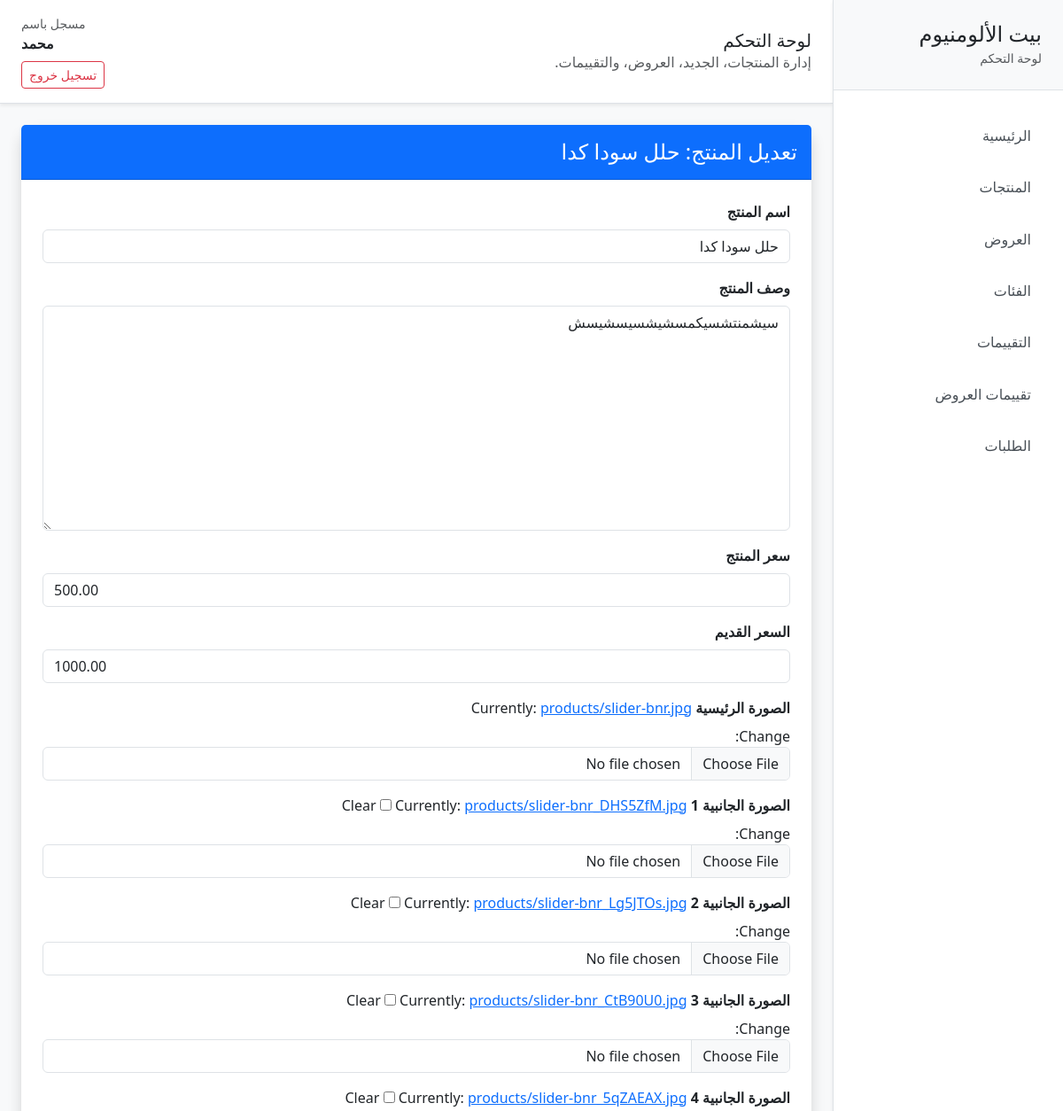
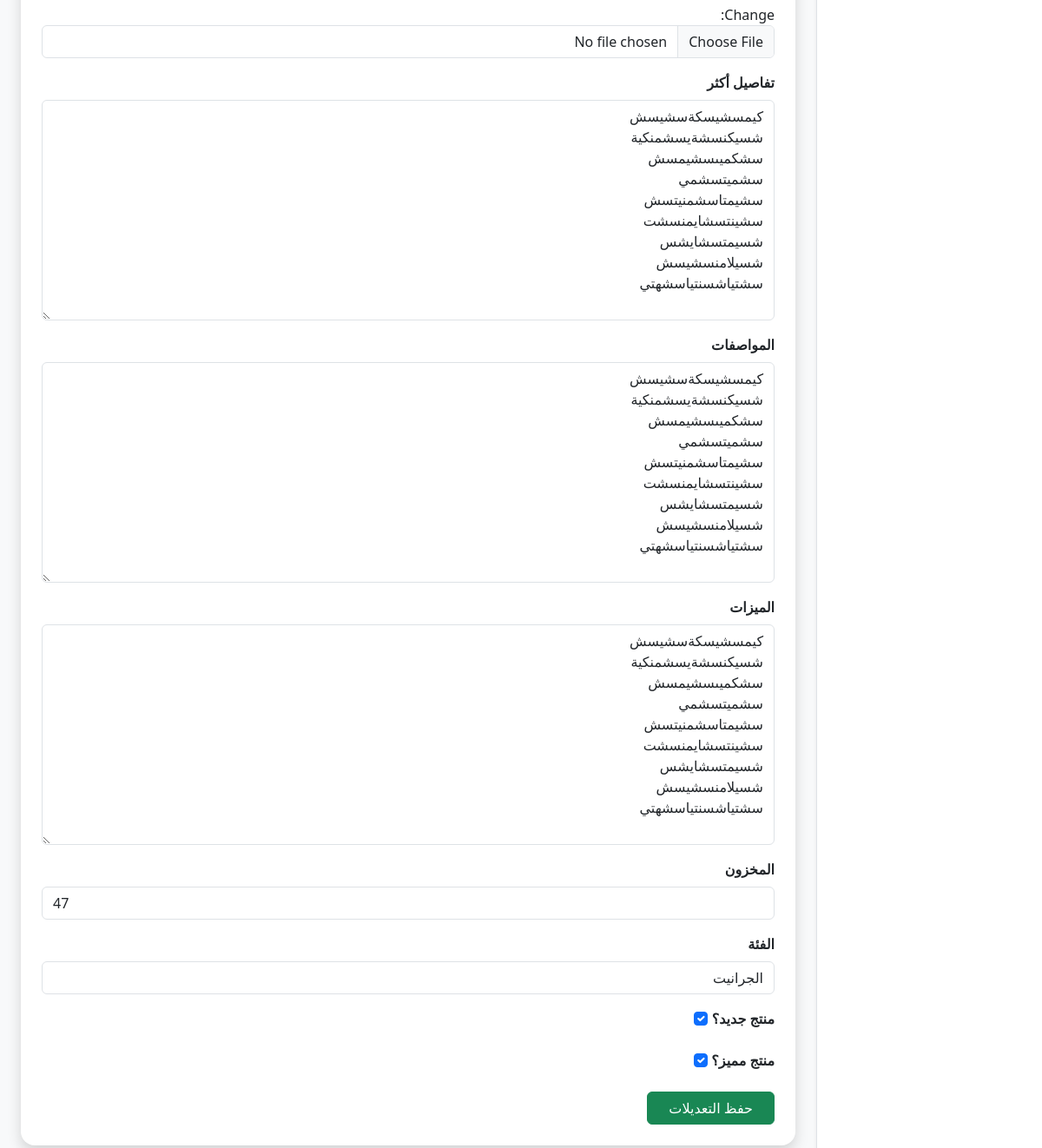
The app's page /16/edit/ (signed in) with its own data (2 pictures, top to bottom).
### products/models.py (models this page shows, shortened)
class Product(models.Model):
    name = models.CharField(max_length=255)
    description = models.TextField()
    price = models.DecimalField(max_digits=10, decimal_places=2)
    old_price = models.DecimalField(
        max_digits=10,
        decimal_places=2,
        null=True,
        blank=True
    )
    image = models.ImageField(upload_to='products/')
    image_2 = models.ImageField(upload_to='products/', null=True, blank=True)
    image_3 = models.ImageField(upload_to='products/', null=True, blank=True)
    image_4 = models.ImageField(upload_to='products/', null=True, blank=True)
    image_5 = models.ImageField(upload_to='products/', null=True, blank=True)
    more_details = models.TextField(null=True, blank=True)
    specs = models.TextField(null=True, blank=True)
    features = models.TextField(null=True, blank=True)
    stock = models.PositiveIntegerField(default=0)
    category = models.ForeignKey(
        "products.Category",
        on_delete=models.SET_NULL,
        related_name="products",
        null=True,
        blank=True
    )
    is_new = models.BooleanField(default=False)
    is_featured_new_arrival = models.BooleanField(
        default=False,
        help_text="المنتج المميز اللي يظهر في قسم New Arrivals - منتج واحد بس ينفع يكون True"
    )
    added_at = models.DateTimeField(auto_now_add=True)

### products/views.py (the view)
# urls.py: path('<int:pk>/edit/', views.edit_product, name='edit_product'),
@login_required
def edit_product(request, pk):
    product = get_object_or_404(Product, pk=pk)
    if request.method == "POST":
        form = ProductForm(request.POST, request.FILES, instance=product)
        if form.is_valid():
            form.save()
            return redirect("products:dashboard_products")
    else:
        form = ProductForm(instance=product)
    return render(request, 'products/edit_product.html', {
        'form': form,
        'product': product
    })

### products/models.py (called while the page is built)
    def __str__(self):
        return self.name

### products/templates/products/edit_product.html (shortened to what this page needs)
{% extends 'products/base.html' %} {% block content %}
<div class="card shadow border-0 rounded-4">
  <div class="card-header bg-primary text-white py-3">
    <h2 class="h4 mb-0">تعديل المنتج: {{ product.name }}</h2>
  </div>
  <div class="card-body p-4">
    <form method="POST" enctype="multipart/form-data">
      {% csrf_token %} {% for field in form %}
      <div class="mb-3">
        <label class="form-label fw-bold"> {{ field.label }} </label>
        {{ field }}
      </div>
      {% endfor %}
      <button type="submit" class="btn btn-success px-4">حفظ التعديلات</button>
    </form>
  </div>
</div>
{% endblock %}

### products/templates/products/base.html (shortened to what this page needs)
<!doctype html>
<html lang="ar" dir="rtl">
  <head>
    <link
      href="https://cdn.jsdelivr.net/npm/bootstrap@5.3.3/dist/css/bootstrap.rtl.min.css"
      rel="stylesheet"
    />
  </head>
  <body class="bg-light">
    <div class="dashboard-shell d-flex min-vh-100">
      <aside class="dashboard-sidebar bg-white border-end shadow-sm">
        <div class="sidebar-brand px-4 py-4 border-bottom">
          <h4 class="mb-0">بيت الألومنيوم</h4>
          <small class="text-muted">لوحة التحكم</small>
        </div>
        <nav class="sidebar-nav px-3 py-4">
          <a
            class="sidebar-link {% if active_page == 'dashboard' %}active{% endif %}"
            href="{% url 'dashboard:dashboard' %}"
          >
            الرئيسية
          </a>
          <a
            class="sidebar-link {% if active_page == 'products' %}active{% endif %}"
            href="{% url 'dashboard:dashboard_products' %}"
          >
            المنتجات
          </a>
          <a
            class="sidebar-link {% if active_page == 'offers' %}active{% endif %}"
            href="{% url 'offers:dashboard_offers' %}"
          >
            العروض
          </a>
          <a
            class="sidebar-link {% if active_page == 'categories' %}active{% endif %}"
            href="{% url 'dashboard:dashboard_categories' %}"
          >
            الفئات
          </a>
          <a
            class="sidebar-link {% if active_page == 'reviews' %}active{% endif %}"
            href="{% url 'dashboard:dashboard_reviews' %}"
          >
            التقييمات
          </a>
          <a
            class="sidebar-link {% if active_page == 'offer_reviews' %}active{% endif %}"
            href="{% url 'offers:dashboard_offer_reviews' %}"
          >
            تقييمات العروض
          </a>
          <a
            class="sidebar-link {% if active_page == 'orders' %}active{% endif %}"
            href="{% url 'orders:dashboard_orders' %}"
          >
            الطلبات
          </a>
        </nav>
      </aside>
      <main class="dashboard-main flex-grow-1">
        <header
          class="dashboard-header bg-white border-bottom py-3 px-4 shadow-sm"
        >
          <div class="d-flex justify-content-between align-items-center">
            <div>
              <h1 class="h5 mb-0">
                {% block page_title %}لوحة التحكم{% endblock %}
              </h1>
              <p class="text-muted mb-0">
                إدارة المنتجات، الجديد، العروض، والتقييمات.
              </p>
            </div>
            {% if user.is_authenticated %}
            <div class="text-end">
              <div class="small text-muted">مسجل باسم</div>
              <div class="fw-semibold">{{ user.username }}</div>
              <a
                href="{% url 'accounts:logout' %}"
                class="btn btn-sm btn-outline-danger mt-2"
                >تسجيل خروج</a
              >
            </div>
            {% endif %}
          </div>
        </header>
        <section class="dashboard-content p-4">
          {% block content %}{% endblock %}
        </section>
      </main>
    </div>
  </body>
</html>

### products/templates/products/base.html (style rules this page uses)
body { margin: 0; overflow: hidden; }
.dashboard-shell { height: 100vh; }
.dashboard-sidebar { position: fixed; top: 0; right: 0; width: 260px; height: 100vh; overflow-y: auto; background: #fff; border-left: 1px solid #dee2e6; z-index: 1000; }
.sidebar-brand { background: #f8f9fa; }
.sidebar-nav { display: flex; flex-direction: column; gap: 0.25rem; }
.sidebar-link { display: block; padding: 0.95rem 1.25rem; color: #495057; border-radius: 0.5rem; text-decoration: none; transition: background 0.15s ease, color 0.15s ease; }
.dashboard-main { margin-right: 260px; height: 100vh; overflow-y: auto; overflow-x: hidden; }
.dashboard-header { position: sticky; top: 0; z-index: 100; background: #fff; }
.dashboard-content { min-height: calc(100vh - 92px); }

### records on screen
Product: name "حلل سودا كدا", form "حلل سودا كدا" "سيشمنتشسيكمسشيشسيسشيسش" "500.00" "1000.00" "كيمسشيسكةسشيسش شسيكنسشةيسشمنكية سشكميىسشيمسش سشميتسشمي سشيمتاسشمنيتسش سشينتسشايمنسشت شسيمتسشايشس شسيلامنسشيسش سشتياشسنتياسشهتي" "كيمسشيسكةسشيسش شسيكنسشةيسشمنكية سشكميىسشيمسش سشميتسشمي سشيمتاسشمنيتسش سشينتسشايمنسشت شسيمتسشايشس شسيلامنسشيسش سشتياشسنتياسشهتي" "كيمسشيسكةسشيسش شسيكنسشةيسشمنكية سشكميىسشيمسش سشميتسشمي سشيمتاسشمنيتسش سشينتسشايمنسشت شسيمتسشايشس شسيلامنسشيسش سشتياشسنتياسشهتي" "47" "الجرانيت" "☑" "☑"

### other values on screen
{{ user.username }} "محمد"
{{ field.label }} "اسم المنتج" "وصف المنتج" "سعر المنتج" "السعر القديم" "الصورة الرئيسية" "الصورة الجانبية 1" "الصورة الجانبية 2" "الصورة الجانبية 3" "الصورة الجانبية 4" "تفاصيل أكثر" "المواصفات" "الميزات" "المخزون" "الفئة" "منتج جديد؟" "منتج مميز؟"
